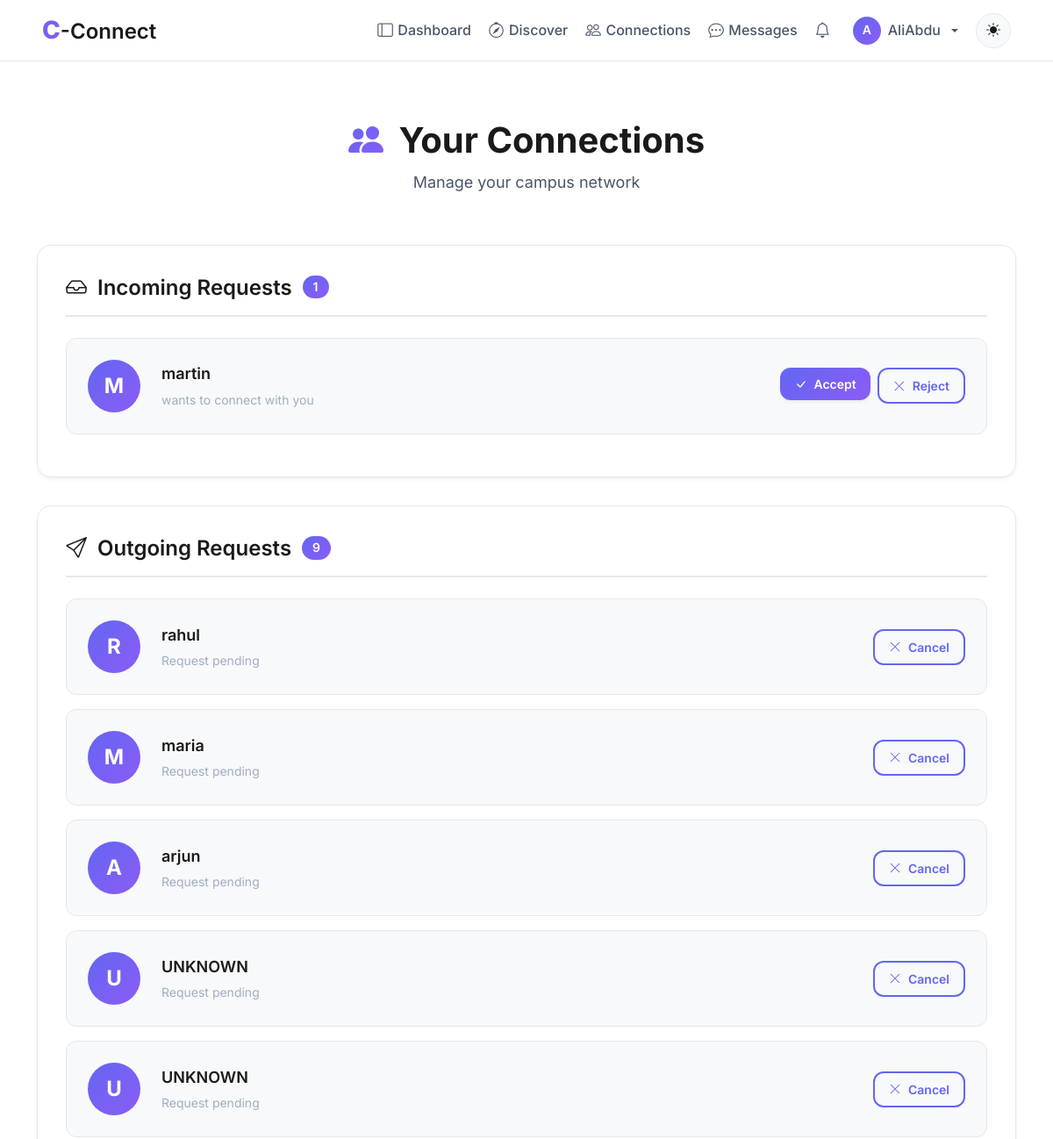
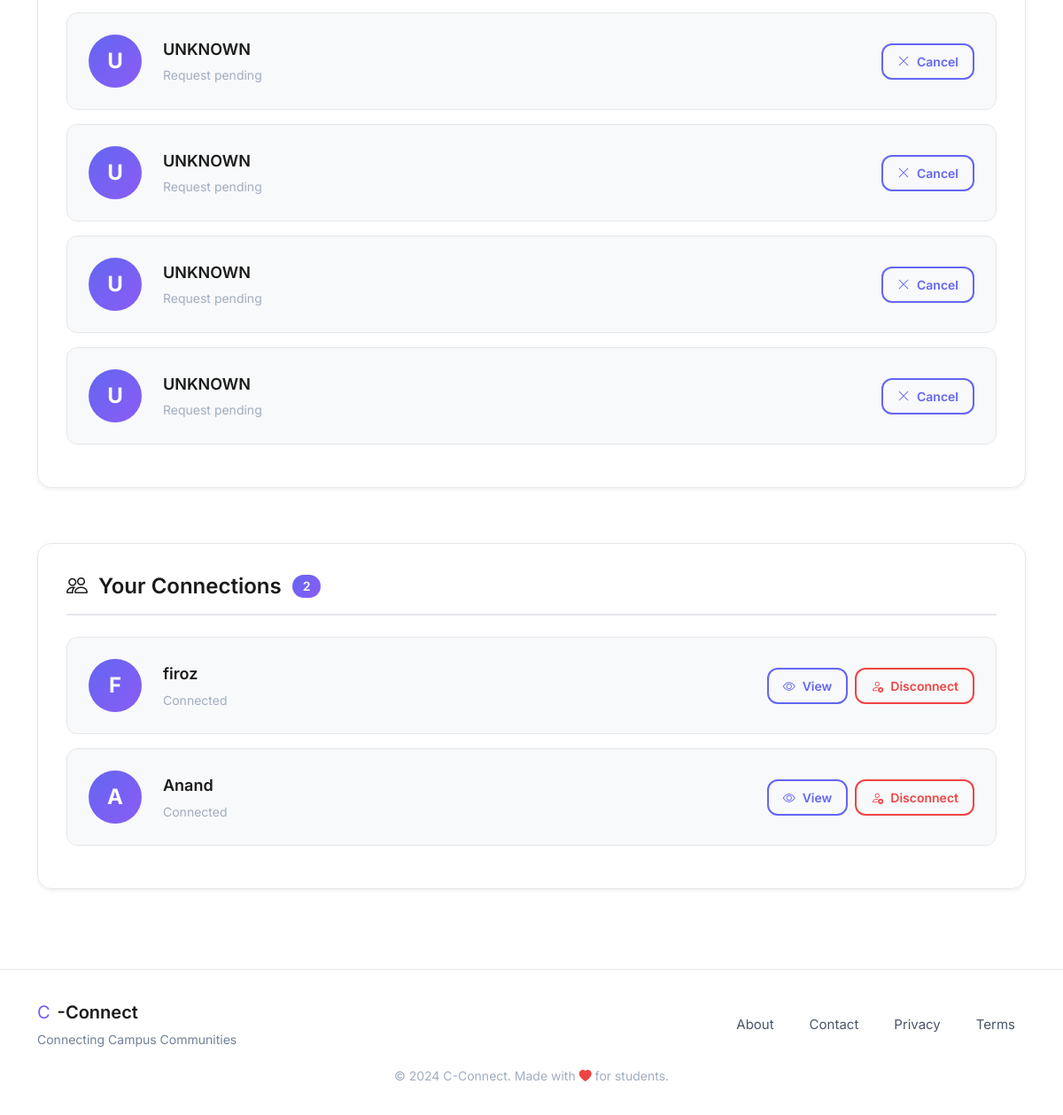
The page /connections (signed in) on the database its author committed (2 pictures, top to bottom).
### models.py (models this page shows, shortened)
class User(UserMixin, db.Model):
    id = db.Column(db.Integer, primary_key=True, autoincrement=True)  # Unique identifier
    username = db.Column(db.String(100), nullable=False)  # Name of the user (later can add this unique if needed)
    email = db.Column(db.String(120), nullable=False, unique=True)  # Email of the user
    password = db.Column(db.String(200), nullable=False)  # Passwords not hashed yet (done in setup_db.py)
    created_at = db.Column(db.DateTime, default=db.func.now())  # Timestamp of account creation
    last_login = db.Column(db.DateTime, nullable=True)  # Timestamp of last login
    pass

class Connection(db.Model):
    id = db.Column(db.Integer, primary_key=True, autoincrement=True)
    user_id = db.Column(db.Integer, db.ForeignKey('user.id'), nullable=False)  # User who initiated the connection
    target_user_id = db.Column(db.Integer, db.ForeignKey('user.id'), nullable=False)  # User who is targetted to connect
    status = db.Column(db.String(20), nullable=False, default='pending')
    created_at = db.Column(db.DateTime, default=db.func.now()) #current_timestamp())
    __table_args__ = (
        db.UniqueConstraint('user_id', 'target_user_id', name='_user_target_uc'),
        db.Index('idx_target_user', 'target_user_id'),
    )
    user = db.relationship('User', foreign_keys=[user_id], backref='sent_requests')
    connected_user = db.relationship('User', foreign_keys=[target_user_id], backref='received_requests')

### blueprints/connections/routes.py (the view)
@connections.route('/connections')
@login_required
def connections_home():
    incoming = list_requests(current_user.id, 'incoming', 'pending', limit=50)
    outgoing = list_requests(current_user.id, 'outgoing', 'pending', limit=50)
    accepted = list_connections(current_user.id, limit=100)
    return render_template(
        'connections/list.html',
        incoming=incoming,
        outgoing=outgoing,
        accepted=accepted
    )

### blueprints/connections/templates/connections/list.html (shortened to what this page needs)
{% extends "base.html" %}
{% block body %}
<div class="container py-4">
    <div class="connections-header animate-on-scroll">
        <h1 class="connections-title">
            <i class="bi bi-people-fill me-2" style="background: linear-gradient(135deg, var(--primary-color), var(--accent-color)); -webkit-background-clip: text; -webkit-text-fill-color: transparent;"></i>
            Your Connections
        </h1>
        <p class="connections-subtitle">Manage your campus network</p>
    </div>
    <div class="section-card glass-card animate-on-scroll">
        <div class="section-header">
            <h2 class="section-title">
                <i class="bi bi-inbox"></i>
                Incoming Requests
                {% if incoming %}
                <span class="badge-count">{{ incoming|length }}</span>
                {% endif %}
            </h2>
        </div>
        {% if incoming %}
            {% for c in incoming %}
            <div class="connection-item">
                <div class="connection-avatar">
                    {{ c.user.username[0].upper() if c.connected_user else 'U' }}
                </div>
                <div class="connection-info">
                    <div class="connection-name">{{ c.user.username if c.connected_user else 'UNKNOWN'}}</div>
                    <div class="connection-meta">wants to connect with you</div>
                </div>
                <div class="connection-actions">
                    <form method="POST" action="{{ url_for('connections.connections_accept', conn_id=c.id) }}">
                        <button class="btn btn-primary-custom btn-sm">
                            <i class="bi bi-check-lg"></i> Accept
                        </button>
                    </form>
                    <form method="POST" action="{{ url_for('connections.connections_reject', conn_id=c.id) }}">
                        <button class="btn btn-outline-custom btn-sm">
                            <i class="bi bi-x-lg"></i> Reject
                        </button>
                    </form>
                </div>
            </div>
            {% endfor %}
        {% else %}
            <div class="empty-state">
                <div class="empty-icon"><i class="bi bi-inbox"></i></div>
                <div class="empty-title">No incoming requests</div>
                <div class="empty-text">You're all caught up!</div>
            </div>
        {% endif %}
    </div>
    <div class="section-card glass-card animate-on-scroll">
        <div class="section-header">
            <h2 class="section-title">
                <i class="bi bi-send"></i>
                Outgoing Requests
                {% if outgoing %}
                <span class="badge-count">{{ outgoing|length }}</span>
                {% endif %}
            </h2>
        </div>
        {% if outgoing %}
            {% for c in outgoing %}
            <div class="connection-item">
                <div class="connection-avatar">{{ c.connected_user.username[0].upper() if c.connected_user else 'U'}}</div>
                <div class="connection-info">
                    <div class="connection-name">{{ c.connected_user.username if c.connected_user else 'UNKNOWN'}}</div>
                    <div class="connection-meta">Request pending</div>
                </div>
                <div class="connection-actions">
                    <form method="POST" action="{{ url_for('connections.connections_cancel', conn_id=c.id) }}">
                        <button class="btn btn-outline-custom btn-sm cancel-btn" data-conn-id="{{ c.id }}">
                            <i class="bi bi-x-lg"></i> Cancel
                        </button>
                    </form>
                </div>
            </div>
            {% endfor %}
        {% endif %}
    </div>
    <div class="section-card glass-card animate-on-scroll">
        <div class="section-header">
            <h2 class="section-title">
                <i class="bi bi-people"></i>
                Your Connections
                {% if accepted %}
                <span class="badge-count">{{ accepted|length }}</span>
                {% endif %}
            </h2>
        </div>
        {% if accepted %}
            {% for c in accepted %}
            {% set other = c.user if c.user_id != current_user.id else c.connected_user %}
            <div class="connection-item">
                <div class="connection-avatar">{{ other.username[0].upper() }}</div>
                <div class="connection-info">
                    <div class="connection-name">{{ other.username }}</div>
                    <div class="connection-meta">Connected</div>
                </div>
                <div class="connection-actions">
                    <a href="{{ url_for('main.view_user_profile', user_id=other.id) }}" class="btn btn-outline-custom btn-sm">
                        <i class="bi bi-eye"></i> View
                    </a>
                    <form method="POST"
                          action="{{ url_for('connections.connections_disconnect', conn_id=c.id) }}"
                          onsubmit="return confirm('Are you sure you want to disconnect? This will remove the connection.');">
                        <button class="btn btn-outline-custom btn-sm" style="color: var(--danger-color); border-color: var(--danger-color);">
                            <i class="bi bi-person-x"></i> Disconnect
                        </button>
                    </form>
                </div>
            </div>
            {% endfor %}
        {% endif %}
    </div>
</div>
{% endblock %}

### templates/base.html (shortened to what this page needs)
<!DOCTYPE html>
<html lang="en">
<head>
    <link rel="stylesheet" href="https://cdn.jsdelivr.net/npm/bootstrap-icons@1.11.1/font/bootstrap-icons.css">
    <link href="https://cdn.jsdelivr.net/npm/bootstrap@5.3.2/dist/css/bootstrap.min.css" rel="stylesheet">
    <link rel="stylesheet" href="{{ url_for('static', filename='css/global.css') }}">
</head>
<body>
    <nav class="navbar navbar-expand-lg navbar-glass fixed-top">
        <div class="container-fluid px-lg-5 px-3">
            <a class="navbar-brand" href="{{ url_for('main.home') }}">
                <span class="brand-c">C</span><span class="brand-connect">-Connect</span>
            </a>
            <div class="collapse navbar-collapse" id="navbarNav">
                <ul class="navbar-nav ms-auto align-items-lg-center gap-1">
                    {% if current_user.is_authenticated %}
                        <li class="nav-item">
                            <a class="nav-link" href="{{ url_for('main.dashboard') }}">
                                <i class="bi bi-layout-sidebar"></i>Dashboard
                            </a>
                        </li>
                        <li class="nav-item">
                            <a class="nav-link" href="{{ url_for('main.search_page') }}">
                                <i class="bi bi-compass"></i>Discover
                            </a>
                        </li>
                        <li class="nav-item">
                            <a class="nav-link" href="{{ url_for('connections.connections_home') }}">
                                <i class="bi bi-people"></i>Connections
                            </a>
                        </li>
                        <li class="nav-item">
                            <a class="nav-link" href="{{ url_for('main.messages') }}">
                                <i class="bi bi-chat-dots"></i>Messages
                            </a>
                        </li>
                        <li class="nav-item position-relative">
                            <a class="nav-link" href="{{ url_for('notifications.notifications_list') }}">
                                <i class="bi bi-bell"></i>
                                {% set unread = current_user.notifications | selectattr("is_read", "equalto", False) | list %}
                            </a>
                        </li>
                        <li class="nav-item dropdown">
                            <a class="nav-link dropdown-toggle d-flex align-items-center gap-2" href="#" role="button" data-bs-toggle="dropdown">
                                <div style="width: 32px; height: 32px; border-radius: 50%; background: linear-gradient(135deg, var(--primary-color), var(--accent-color)); display: flex; align-items: center; justify-content: center; color: white; font-weight: 600; font-size: 0.875rem;">
                                    {{ current_user.username[0].upper() }}
                                </div>
                                <span class="d-none d-lg-inline">{{ current_user.username }}</span>
                            </a>
                        </li>
                    {% endif %}
                    <li class="nav-item ms-lg-2">
                        <button class="btn-theme-toggle" id="themeToggle" aria-label="Toggle theme">
                            <i class="bi bi-sun-fill" id="themeIcon"></i>
                        </button>
                    </li>
                </ul>
            </div>
        </div>
    </nav>
    <main class="main-content">
        {% block body %}{% endblock %}
    </main>
    <footer class="footer-glass">
        <div class="container">
            <div class="row align-items-center">
                <div class="col-md-6 text-center text-md-start mb-3 mb-md-0">
                    <div class="d-flex align-items-center justify-content-center justify-content-md-start gap-2">
                        <span class="brand-c" style="font-size: 1.25rem;">C</span>
                        <span class="brand-connect" style="font-size: 1.25rem;">-Connect</span>
                    </div>
                    <p class="footer-tagline mb-0">Connecting Campus Communities</p>
                </div>
                <div class="col-md-6">
                    <div class="d-flex justify-content-center justify-content-md-end gap-3 flex-wrap">
                        <a href="{{ url_for('main.about') }}" class="footer-link">About</a>
                        <a href="{{ url_for('main.contact') }}" class="footer-link">Contact</a>
                        <a href="#" class="footer-link">Privacy</a>
                        <a href="#" class="footer-link">Terms</a>
                    </div>
                </div>
            </div>
            <div class="row mt-3">
                <div class="col text-center">
                    <small class="text-muted">
                        &copy; 2024 C-Connect. Made with <i class="bi bi-heart-fill" style="color: var(--danger-color);"></i> for students.
                    </small>
                </div>
            </div>
        </div>
    </footer>
</body>
</html>

### rows shown on the page
User: username "A", username "AliAbdu"
Connection: user "M", user "martin"
Connection: connected_user "R", connected_user "rahul"
Connection: connected_user "M", connected_user "maria"
Connection: connected_user "A", connected_user "arjun"
Connection: connected_user "U", connected_user "UNKNOWN"
Connection: connected_user "U", connected_user "UNKNOWN"
Connection: connected_user "U", connected_user "UNKNOWN"
Connection: connected_user "U", connected_user "UNKNOWN"
Connection: connected_user "U", connected_user "UNKNOWN"
Connection: connected_user "U", connected_user "UNKNOWN"
User: username "F", username "firoz"
User: username "A", username "Anand"

### other values the page prints
{{ incoming|length }} "1"
{{ outgoing|length }} "9"
{{ accepted|length }} "2"
